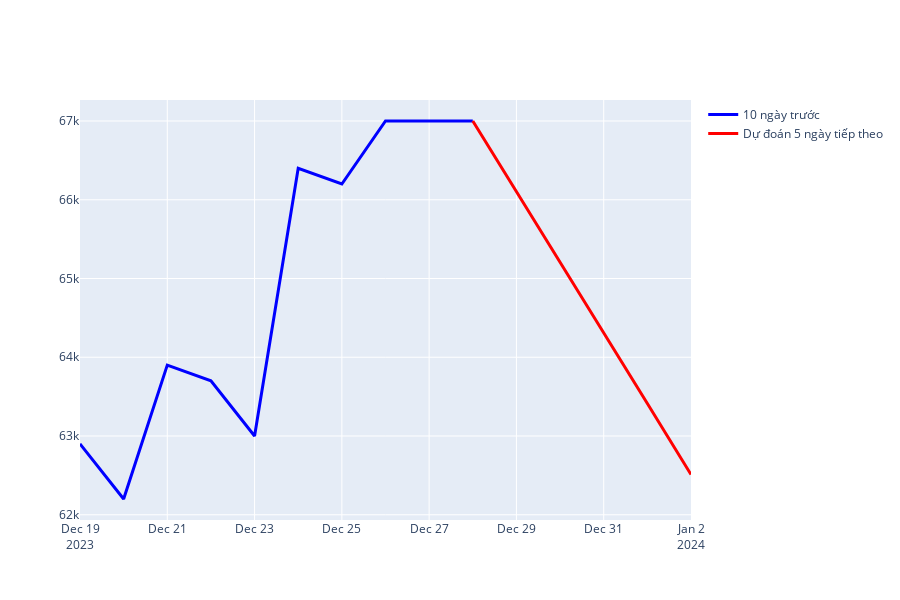

Write notebook code for a chart like this one.
### Code cell
# Tạo danh sách các ngày
last_date = datetime.datetime.strptime('2023-12-29', '%Y-%m-%d')
date_list = [last_date + datetime.timedelta(days=x) for x in range(num_prediction)]
date_list = [last_date - datetime.timedelta(days=x) for x in range(10, 0, -1)] + date_list

# Chuyển đổi danh sách ngày thành chuỗi để hiển thị trên biểu đồ
date_list = [date.strftime('%Y-%m-%d') for date in date_list]

# Tạo biểu đồ
fig = go.Figure()

# Thêm dữ liệu 10 ngày trước
fig.add_trace(go.Scatter(x=date_list[:10], y=scaler.inverse_transform(dataset_cluster3[-10:]).reshape(-1),
                    mode='lines',
                    name='10 ngày trước',
                    line=dict(color='blue', width=3)))

# Thêm dự đoán 5 ngày tiếp theo
fig.add_trace(go.Scatter(x=date_list[9:], y=list(scaler.inverse_transform(dataset_cluster3[-1:]).reshape(-1)) + list(predictions_cluster3.reshape(-1)),
                    mode='lines',
                    name='Dự đoán 5 ngày tiếp theo',
                    line=dict(color='red', width=3)))

# Dãn biểu đồ theo chiều dọc
fig.update_layout(height=600)

fig.show()

### Figure 1 — Plotly figure (JSON) as saved in the notebook; plotly's stock layout.template omitted (floating-point values rounded to 4 significant figures)
{"data": [{"line": {"color": "blue", "width": 3}, "mode": "lines", "name": "10 ngày trước", "type": "scatter", "x": ["2023-12-19", "2023-12-20", "2023-12-21", "2023-12-22", "2023-12-23", "2023-12-24", "2023-12-25", "2023-12-26", "2023-12-27", "2023-12-28"], "y": [62900.0, 62200, 63900, 63700, 63000, 66400, 66200, 67000, 67000, 67000]}, {"line": {"color": "red", "width": 3}, "mode": "lines", "name": "Dự đoán 5 ngày tiếp theo", "type": "scatter", "x": ["2023-12-28", "2023-12-29", "2023-12-30", "2023-12-31", "2024-01-01", "2024-01-02"], "y": [67000, 66110.0, 65210.0, 64310.0, 63410.0, 62510.0]}], "layout": {"height": 600}}
